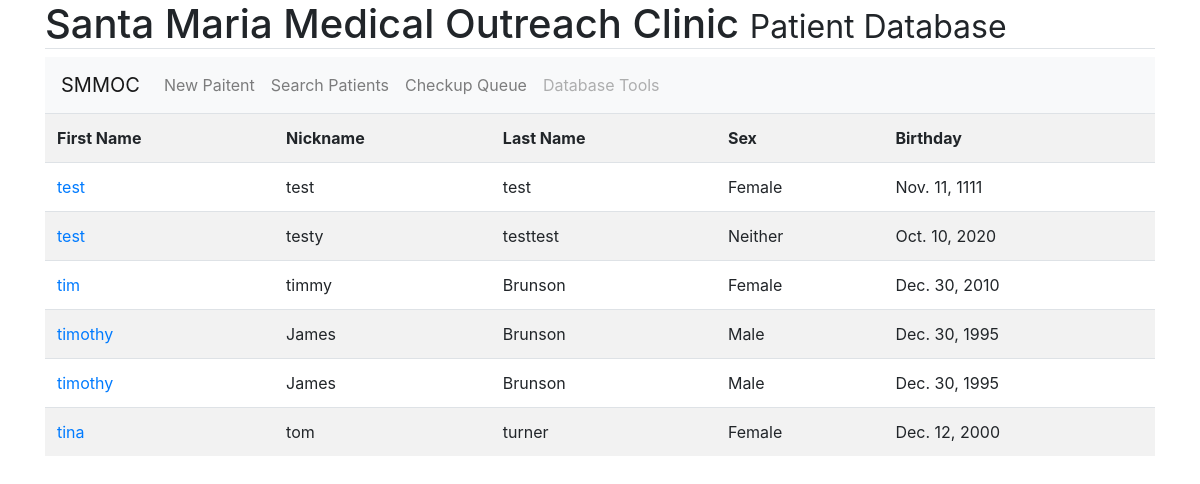
Page /patient_search on the committed database.
### patientRecords/models.py (models this page shows, shortened)
class PatientInfo(models.Model):
    first_name = models.CharField(max_length=100)
    nickname = models.CharField(max_length=100, blank=True)
    last_name = models.CharField(max_length=100)
    date_of_birth = models.DateField(auto_now=False, auto_now_add=False)
    school_grade = models.CharField(max_length=15, blank=True)
    MALE = 'Male'
    FEMALE = 'Female'
    NEITHER = 'Neither'
    SEX_CHOICES =(
        (MALE, 'Male'),
        (FEMALE, 'Female'),
        (NEITHER,'Neither'),
    )
    sex = models.CharField(max_length=7, choices=SEX_CHOICES, default=NEITHER)
    SANTA_MARIA = 'Santa Maria'
    SAN_JOSE = 'San Jose'
    PREPA = 'Prepa'
    NONE = 'None'
    SCHOOL_CHOICES=(
        (SANTA_MARIA, 'Santa Maria'),
        (SAN_JOSE, 'San Jose'),
        (PREPA, 'Prepa'),
        (NONE, 'None')
    )
    school = models.CharField(max_length=20, choices=SCHOOL_CHOICES, default=NONE)

### patientRecords/views.py (the view)
# urls.py: path('patient_search', views.PatientSearch, name="patient_search"),
def PatientSearch(request):
    patient_list = PatientInfo.objects.order_by('first_name', 'last_name')
    return render(request, 'patientRecords/patient_search.html', {'patient_list': patient_list })

### patientRecords/templates/patientRecords/patient_search.html (shortened to what this page needs)
{% extends 'base_layout.html' %}
{% load bootstrap4 %}
{% block content %}
<div class="container">
  {% if patient_list %}
    <table class="table table-striped">
      <tr>
        <th scope="col">First Name</th>
        <th scope="col">Nickname</th>
        <th scope="col">Last Name</th>
        <th scope="col">Sex</th>
        <th scope="col">Birthday</th>
      </tr>
    {% for patient in patient_list.all %}
      <tr>
        <td><a href="{% url 'patientRecords:existing_checkin' patient.id %}">{{patient.first_name}}</a></td>
        <td>{{patient.nickname}}</td>
        <td>{{patient.last_name}}</td>
        <td>{{patient.sex}}</td>
        <td>{{patient.date_of_birth}}</td>
      </tr>
    {%  endfor %}
    </table>
  {% else %}
    <p>No patients available</p>
  {% endif %}
</div>
{% endblock %}

### templates/base_layout.html (shortened to what this page needs)
{% load static from static%}
<!doctype html>
<html lang="en">
  <head>
    <link href="{% static 'patientRecords/bootstrap.min.css' %}" rel="stylesheet">
  </head>
  <body>
      <div class="container">
        <h1 class="border-bottom">Santa Maria Medical Outreach Clinic <small>Patient Database</small></h1>
      </div>
    <div class="container">
      <nav class="navbar navbar-expand-lg navbar-light bg-light ">
        <a class="navbar-brand" href="{% url 'patientRecords:index' %}">SMMOC</a>
        <div class="collapse navbar-collapse" id="navbarNavAltMarkup">
          <div class="navbar-nav">
            <a class="nav-item nav-link" href="{% url 'patientRecords:new_patient' %}">New Paitent</a>
            <a class="nav-item nav-link" href="{% url 'patientRecords:patient_search' %}">Search Patients</a>
            <a class="nav-item nav-link" href="#">Checkup Queue</a>
            <a class="nav-item nav-link disabled" href="#">Database Tools</a>
          </div>
        </div>
      </nav>
    </div>
      {% block content %}
      {% endblock %}
  </body>
</html>

### rows in the picture
PatientInfo: first_name "test", nickname "test", last_name "test", sex "Female", date_of_birth "Nov. 11, 1111"
PatientInfo: first_name "test", nickname "testy", last_name "testtest", sex "Neither", date_of_birth "Oct. 10, 2020"
PatientInfo: first_name "tim", nickname "timmy", last_name "Brunson", sex "Female", date_of_birth "Dec. 30, 2010"
PatientInfo: first_name "timothy", nickname "James", last_name "Brunson", sex "Male", date_of_birth "Dec. 30, 1995"
PatientInfo: first_name "timothy", nickname "James", last_name "Brunson", sex "Male", date_of_birth "Dec. 30, 1995"
PatientInfo: first_name "tina", nickname "tom", last_name "turner", sex "Female", date_of_birth "Dec. 12, 2000"
